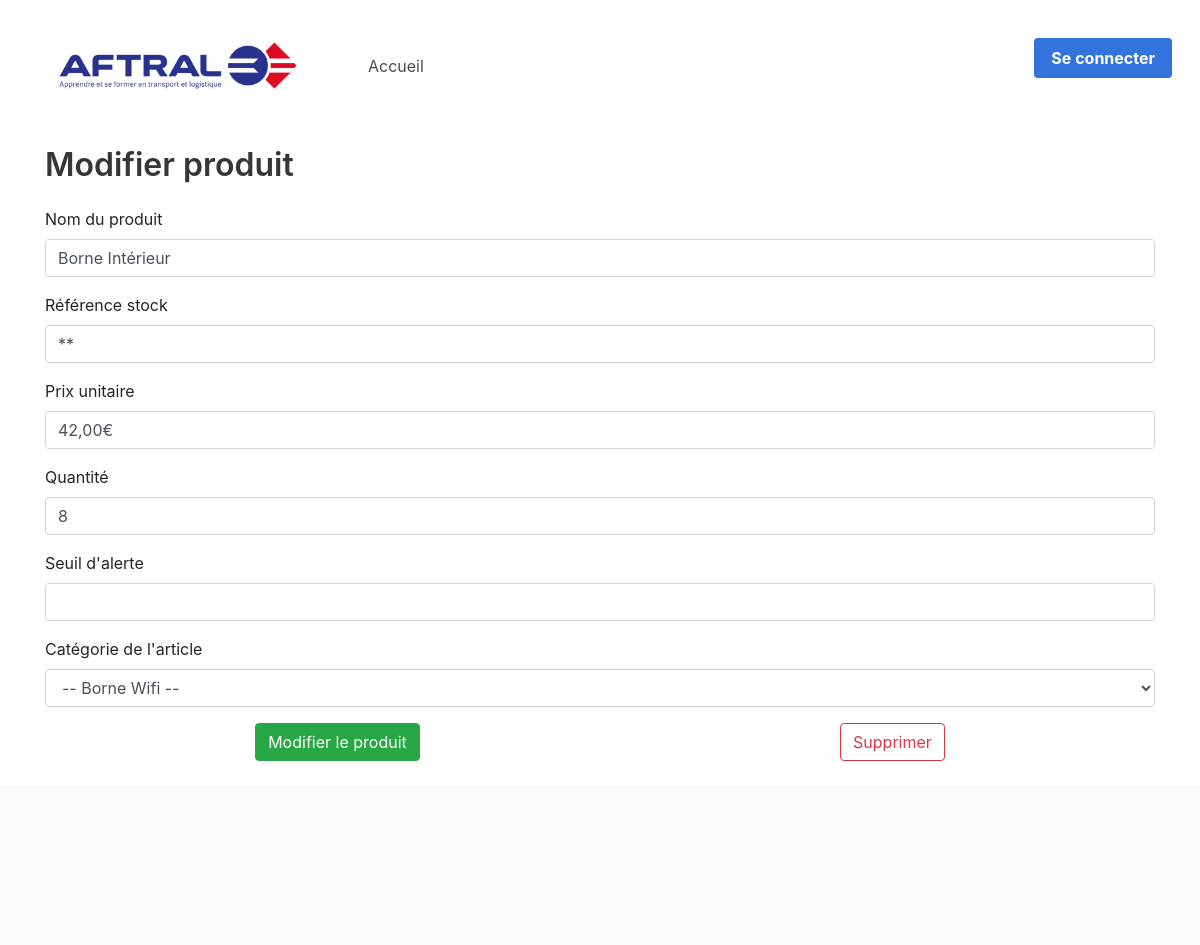
The app's page /edit_products.php?id=5 with its own data.
### tables this page shows
CREATE TABLE `products` (
  `products_id` int(11) NOT NULL,
  `products_name` varchar(255) NOT NULL,
  `reference` varchar(25) NOT NULL,
  `price` varchar(25) NOT NULL,
  `quantity` int(11) NOT NULL,
  `category_id` int(11) NOT NULL,
  `user_id` int(11) NOT NULL
);

### edit_products.php (the view, shortened to what this page needs)
<?php
require 'includes/header.php';
$id = $_GET['id'];
$sql1 = "SELECT p.*, c.* FROM products AS p INNER JOIN categories AS c ON p.category_id = c.categories_id WHERE p.products_id = {$id}";
$res1 = $conn->query($sql1);
$product = $res1->fetch(PDO::FETCH_ASSOC);
?>
<div class="container">
    <h2 class="title is-3">Modifier produit</h2>
    <div class="row">
        <div class="col-12">
            <form action="process.php" method="POST">
                <div class="form-group">
                    <label for="InputName">Nom du produit</label>
                    <input type="text" class="form-control" id="InputName"
                        value="<?php echo $product['products_name']; ?>"
                        name="product_name" required>
                </div>
                <div class="form-group">
                    <label for="InputReference">Référence stock</label>
                    <input type="text" class="form-control" id="InputReference"
                        value="<?php echo $product['reference']; ?>"
                        name="product_reference" required>
                </div>
                <div class="form-group">
                    <label for="InputPrice">Prix unitaire</label>
                    <input type="text" class="form-control" id="InputPrice"
                        value="<?php echo $product['price']; ?>"
                        name="product_price" required>
                </div>
                <div class="form-group">
                    <label for="InputQuantity">Quantité</label>
                    <input type="number" class="form-control" id="InputQuantity"
                        value="<?php echo $product['quantity']; ?>"
                        name="product_quantity" required>
                </div>
                <div class="form-group">
                    <label for="InputAlert">Seuil d'alerte</label>
                    <input type="number" class="form-control" id="InputAlert"
                        value="<?php echo $product['alert']; ?>"
                        name="product_alert" required>
                </div>
                <div class="form-group">
                    <label for="InputCategory">Catégorie de l'article</label>
                    <select class="form-control" id="InputCategory" name="product_category">
                        <option
                            value="<?php echo $product['category_id']; ?>"
                            selected>
                            -- <?php echo $product['categories_name']; ?>
                        </option>
                    </select>
                </div>
                <div class="container">
                    <div class="row justify-content-around">
                        <div class="col-">
                            <button type="submit" class="btn btn-success" name="product_edit">Modifier le
                                produit</button>
                        </div>
                        <div class="col-">
                            <form action="process.php" method="POST">
                                <button type="submit" name="product_delete"
                                    class="btn btn-outline-danger">Supprimer</button>
                            </form>
                        </div>
                    </div>
                </div>
            </form>
            <br>
        </div>
    </div>
</div>
<?php
require 'includes/footer.php';

### records on screen
products: product_name "Borne Intérieur", product_reference "**", product_price "42,00€", product_quantity "8"
